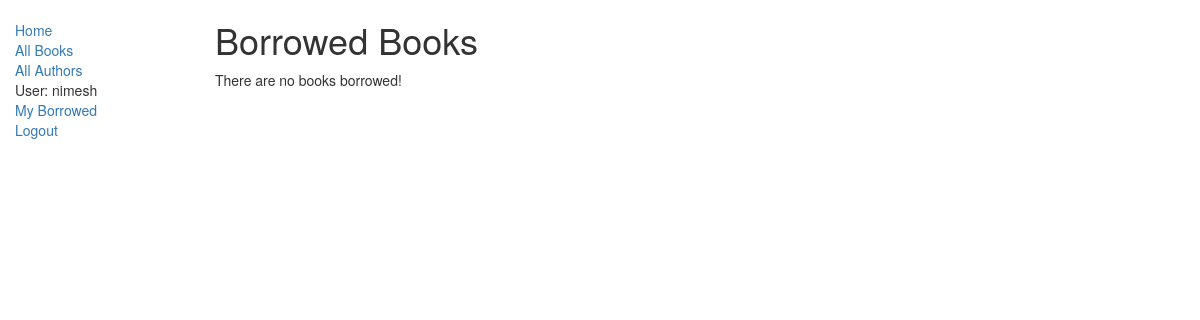
Page /catalog/mybooks/ (signed in) on the earlier database version.
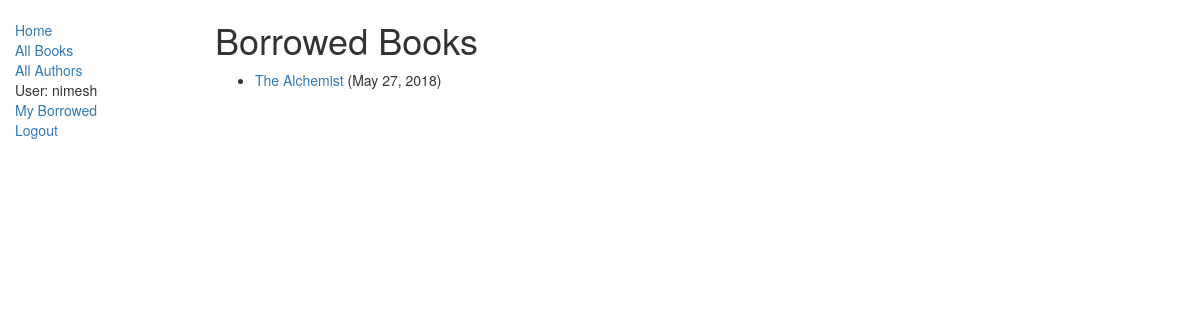
Same page on the later database version.
### catalog/models.py (models this page shows, shortened)
class BookInstance(models.Model):
	id = models.UUIDField(primary_key=True, default=uuid.uuid4, help_text='Unique ID for the particular book across the entire library')
	book = models.ForeignKey('Book', on_delete=models.SET_NULL, null=True)
	imprint = models.CharField(max_length=200)
	due_back = models.DateField(null=True, blank=True)
	borrower = models.ForeignKey(User, on_delete=models.SET_NULL, null=True, blank=True)
	@property
	def is_overdue(self):
		if self.due_back and date.today() > self.due_back:
			return True
		return False
	LOAN_STATUS = (
		('m', 'Maintenance'),
		('o', 'On Loan'),
		('a', 'Available'),
		('r', 'Reserved'),
	)
	status = models.CharField(max_length=1, choices=LOAN_STATUS, blank=True, default='m', help_text='Book Availability')
	class Meta:
		ordering = ['due_back']
		permissions = (('can_marked_returned', 'Set book as returned'), )

class Book(models.Model):
	title = models.CharField(max_length=200)
	author = models.ForeignKey('Author', on_delete=models.SET_NULL, null=True)
	summary = models.TextField(max_length=1000, help_text='Enter a brief descrption of the book')
	isbn = models.CharField('ISBN', max_length=13, help_text='13 Character ISBN Number')
	genre = models.ManyToManyField(Genre, help_text='Select a genre for this book')
	language = models.ForeignKey(Language, on_delete=models.SET_NULL, null=True)
	def display_genre(self):
		return ', '.join([genre.name for genre in self.genre.all()[:3]])
	display_genre.short_description = 'Genre'

### catalog/views.py (the view)
class LoanedBooksByUserListView(LoginRequiredMixin, ListView):
    model = BookInstance
    template_name ='catalog/bookinstance_list_borrowed_user.html'
    paginate_by = 5
    def get_queryset(self):
        return BookInstance.objects.filter(borrower=self.request.user).filter(status__exact='o').order_by('due_back')

### catalog/templates/catalog/bookinstance_list_borrowed_user.html
{% extends "base_generic.html" %}
{% block content %}
    <h1>Borrowed Books</h1>
    {% if bookinstance_list %}
    <ul>
        {% for bookinst in bookinstance_list %}
        <li class="{% if bookinst.is_overdue %}text-danger{% endif %}">
            <a href="{% url "catalog:book-detail" bookinst.book.pk %}">{{ bookinst.book.title }}</a> ({{ bookinst.due_back }})
        </li>
        {% endfor %}
    </ul>
    {% else %}
        <p>There are no books borrowed!</p>
    {% endif %}
{% endblock content %}

Differences in the rows shown:
now on this page (row edited): BookInstance: book "The Alchemist", due_back "May 27, 2018"
Other differences:
text no longer shown: "There are no books borrowed!"
